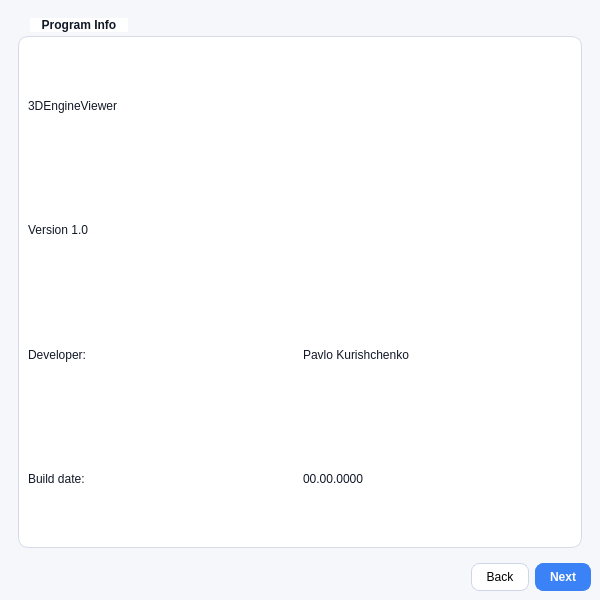
<?xml version="1.0" encoding="UTF-8"?>
<ui version="4.0">
 <class>MainWindow</class>
 <widget class="QMainWindow" name="MainWindow">
  <property name="geometry">
   <rect>
    <x>0</x>
    <y>0</y>
    <width>600</width>
    <height>600</height>
   </rect>
  </property>
  <property name="minimumSize">
   <size>
    <width>0</width>
    <height>0</height>
   </size>
  </property>
  <property name="maximumSize">
   <size>
    <width>800</width>
    <height>600</height>
   </size>
  </property>
  <property name="windowTitle">
   <string>MainWindow</string>
  </property>
  <property name="styleSheet">
   <string notr="true">QWidget#centralwidget {
      background-color: #F6F7FB;
      font-size: 11pt;
    }

    QGroupBox {
      background-color: #FFFFFF;
      border: 1px solid #D7DBE7;
      border-radius: 10px;
      margin-top: 18px;
      font-weight: 700;
    }

    QGroupBox QWidget {
      font-weight: 400;
    }

    QGroupBox::title {
      subcontrol-origin: margin;
      subcontrol-position: top left;
      left: 12px;
      padding: 0 10px;
      color: #111827;
      font-weight: 800;
      background-color: #FFFFFF;
    }

    QLabel#l_finishTitle {
      font-size: 14pt;
      font-weight: 700;
    }

    QLabel {
      color: #111827;
      font-weight: 400;
    }

    QLabel#l_installStatus {
      color: #4B5563;
    }

    QLineEdit,
    QTextBrowser {
      background-color: #FFFFFF;
      border: 1px solid #D7DBE7;
      border-radius: 8px;
      padding: 6px 8px;
    }

    QTextBrowser {
      font-family: &quot;Cascadia Mono&quot;, &quot;Consolas&quot;, &quot;Courier New&quot;;
    }

    QLineEdit:focus,
    QTextBrowser:focus {
      border: 1px solid #9AA7C7;
    }

    QPushButton {
      background-color: #FFFFFF;
      border: 1px solid #CFD6EA;
      border-radius: 8px;
      padding: 6px 14px;
    }

    QPushButton:hover {
      background-color: #F0F3FA;
    }

    QPushButton:pressed {
      background-color: #E6EBF7;
    }

    QPushButton:disabled {
      color: #9CA3AF;
      background-color: #F3F4F6;
      border-color: #E5E7EB;
    }

    QPushButton#b_next {
      background-color: #3B82F6;
      border: 1px solid #3B82F6;
      color: #FFFFFF;
      font-weight: 600;
    }

    QPushButton#b_next:hover {
      background-color: #2563EB;
      border-color: #2563EB;
    }

    QPushButton#b_next:pressed {
      background-color: #1D4ED8;
      border-color: #1D4ED8;
    }

    QPushButton#b_next:disabled {
      background-color: #93C5FD;
      border-color: #93C5FD;
      color: #FFFFFF;
    }

    QProgressBar {
      background-color: #FFFFFF;
      border: 1px solid #D7DBE7;
      border-radius: 8px;
      text-align: center;
    }

    QProgressBar::chunk {
      border-radius: 7px;
      background-color: #93C5FD;
    }

    QCheckBox {
      spacing: 8px;
    }

    QCheckBox::indicator {
      width: 16px;
      height: 16px;
    }

    QCheckBox::indicator:unchecked {
      background-color: #FFFFFF;
      border: 1px solid #CFD6EA;
      border-radius: 4px;
    }

    QCheckBox::indicator:checked {
      background-color: #93C5FD;
      border: 1px solid #93C5FD;
      border-radius: 4px;
    }</string>
  </property>
  <widget class="QWidget" name="centralwidget">
   <layout class="QVBoxLayout" name="verticalLayout_2">
    <item>
     <layout class="QVBoxLayout" name="verticalLayout">
      <item>
       <widget class="QStackedWidget" name="stackedWidget">
        <property name="currentIndex">
         <number>0</number>
        </property>
        <widget class="QWidget" name="pageWelcome">
         <layout class="QVBoxLayout" name="verticalLayout_5">
          <item>
           <widget class="QGroupBox" name="gb_programInfo">
            <property name="styleSheet">
             <string notr="true"/>
            </property>
            <property name="title">
             <string>Program Info</string>
            </property>
            <layout class="QVBoxLayout" name="verticalLayout_4">
             <item>
              <layout class="QVBoxLayout" name="verticalLayout_3">
               <item>
                <widget class="QLabel" name="l_programName">
                 <property name="text">
                  <string>3DEngineViewer</string>
                 </property>
                </widget>
               </item>
               <item>
                <widget class="QLabel" name="l_programVersion">
                 <property name="text">
                  <string>Version 1.0</string>
                 </property>
                </widget>
               </item>
               <item>
                <layout class="QHBoxLayout" name="horizontalLayout_3">
                 <item>
                  <widget class="QLabel" name="l_developer">
                   <property name="text">
                    <string>Developer: </string>
                   </property>
                  </widget>
                 </item>
                 <item>
                  <widget class="QLabel" name="l_developerName">
                   <property name="text">
                    <string>Pavlo Kurishchenko</string>
                   </property>
                  </widget>
                 </item>
                </layout>
               </item>
               <item>
                <layout class="QHBoxLayout" name="horizontalLayout_2">
                 <item>
                  <widget class="QLabel" name="l_buildDate">
                   <property name="text">
                    <string>Build date: </string>
                   </property>
                  </widget>
                 </item>
                 <item>
                  <widget class="QLabel" name="l_buildDateValue">
                   <property name="text">
                    <string>00.00.0000</string>
                   </property>
                  </widget>
                 </item>
                </layout>
               </item>
              </layout>
             </item>
            </layout>
           </widget>
          </item>
         </layout>
        </widget>
        <widget class="QWidget" name="pageLicense">
         <layout class="QVBoxLayout" name="verticalLayout_13">
          <item>
           <widget class="QGroupBox" name="gb_publicLicense">
            <property name="title">
             <string>Public License</string>
            </property>
            <layout class="QVBoxLayout" name="verticalLayout_12">
             <item>
              <layout class="QVBoxLayout" name="verticalLayout_11">
               <item>
                <widget class="QTextBrowser" name="tb_licenseText"/>
               </item>
               <item>
                <widget class="QCheckBox" name="cb_acceptLicense">
                 <property name="text">
                  <string>I accept the terms of the license agreement</string>
                 </property>
                 <property name="tristate">
                  <bool>false</bool>
                 </property>
                </widget>
               </item>
              </layout>
             </item>
            </layout>
           </widget>
          </item>
         </layout>
        </widget>
        <widget class="QWidget" name="pageSerial">
         <layout class="QVBoxLayout" name="verticalLayout_7">
          <item>
           <widget class="QGroupBox" name="gb_serialVerification">
            <property name="title">
             <string>Serial Verification</string>
            </property>
            <layout class="QVBoxLayout" name="verticalLayout_6">
             <item>
              <widget class="QLabel" name="l_serialNumber">
               <property name="text">
                <string>Enter serial number:</string>
               </property>
              </widget>
             </item>
             <item>
              <widget class="QLineEdit" name="le_serialNumber"/>
             </item>
             <item>
              <widget class="QLabel" name="l_email">
               <property name="text">
                <string>Email for installation report (optional):</string>
               </property>
              </widget>
             </item>
             <item>
              <widget class="QLineEdit" name="le_email"/>
             </item>
            </layout>
           </widget>
          </item>
         </layout>
        </widget>
        <widget class="QWidget" name="pageDirectory">
         <layout class="QVBoxLayout" name="verticalLayout_10">
          <item>
           <widget class="QGroupBox" name="gb_choosePath">
            <property name="title">
             <string>Choose Path</string>
            </property>
            <layout class="QVBoxLayout" name="verticalLayout_9">
             <item>
              <layout class="QVBoxLayout" name="verticalLayout_8">
               <item>
                <widget class="QLabel" name="label">
                 <property name="text">
                  <string>Enter install directory path:</string>
                 </property>
                </widget>
               </item>
               <item>
                <layout class="QHBoxLayout" name="horizontalLayout_4">
                 <item>
                  <widget class="QLineEdit" name="le_installPath"/>
                 </item>
                 <item>
                  <widget class="QPushButton" name="b_browse">
                   <property name="text">
                    <string>Browse</string>
                   </property>
                  </widget>
                 </item>
                </layout>
               </item>
              </layout>
             </item>
            </layout>
           </widget>
          </item>
         </layout>
        </widget>
        <widget class="QWidget" name="pageSettings">
         <layout class="QVBoxLayout" name="verticalLayout_16">
          <item>
           <widget class="QGroupBox" name="gb_afterSettings">
            <property name="title">
             <string>Options after Installation</string>
            </property>
            <layout class="QVBoxLayout" name="verticalLayout_15">
             <item>
              <layout class="QVBoxLayout" name="verticalLayout_14">
               <item>
                <spacer name="verticalSpacer_3">
                 <property name="orientation">
                  <enum>Qt::Orientation::Vertical</enum>
                 </property>
                 <property name="sizeHint" stdset="0">
                  <size>
                   <width>20</width>
                   <height>40</height>
                  </size>
                 </property>
                </spacer>
               </item>
               <item>
                <widget class="QCheckBox" name="cb_desktopShortcut">
                 <property name="text">
                  <string>Create desktop shortcut</string>
                 </property>
                </widget>
               </item>
               <item>
                <spacer name="verticalSpacer">
                 <property name="orientation">
                  <enum>Qt::Orientation::Vertical</enum>
                 </property>
                 <property name="sizeHint" stdset="0">
                  <size>
                   <width>20</width>
                   <height>40</height>
                  </size>
                 </property>
                </spacer>
               </item>
               <item>
                <widget class="QCheckBox" name="cb_startMenuShortcut">
                 <property name="text">
                  <string>Create Start Menu shortcut</string>
                 </property>
                </widget>
               </item>
               <item>
                <spacer name="verticalSpacer_2">
                 <property name="orientation">
                  <enum>Qt::Orientation::Vertical</enum>
                 </property>
                 <property name="sizeHint" stdset="0">
                  <size>
                   <width>20</width>
                   <height>40</height>
                  </size>
                 </property>
                </spacer>
               </item>
               <item>
                <widget class="QCheckBox" name="cb_runAfterInstall">
                 <property name="text">
                  <string>Run application after installation</string>
                 </property>
                </widget>
               </item>
               <item>
                <spacer name="verticalSpacer_4">
                 <property name="orientation">
                  <enum>Qt::Orientation::Vertical</enum>
                 </property>
                 <property name="sizeHint" stdset="0">
                  <size>
                   <width>20</width>
                   <height>40</height>
                  </size>
                 </property>
                </spacer>
               </item>
              </layout>
             </item>
            </layout>
           </widget>
          </item>
         </layout>
        </widget>
        <widget class="QWidget" name="pageInstall">
         <layout class="QVBoxLayout" name="verticalLayout_19">
          <item>
           <widget class="QGroupBox" name="gb_installStatus">
            <property name="title">
             <string>Install Status</string>
            </property>
            <layout class="QVBoxLayout" name="verticalLayout_18">
             <item>
              <layout class="QVBoxLayout" name="verticalLayout_17">
               <item>
                <layout class="QHBoxLayout" name="horizontalLayout_5">
                 <item>
                  <widget class="QLabel" name="l_installing">
                   <property name="text">
                    <string>Installing...</string>
                   </property>
                  </widget>
                 </item>
                 <item>
                  <widget class="QProgressBar" name="pb_installProgress">
                   <property name="value">
                    <number>0</number>
                   </property>
                  </widget>
                 </item>
                </layout>
               </item>
               <item>
                <widget class="QLabel" name="l_installStatus">
                 <property name="text">
                  <string>Preparing...</string>
                 </property>
                </widget>
               </item>
              </layout>
             </item>
            </layout>
           </widget>
          </item>
         </layout>
        </widget>
        <widget class="QWidget" name="pageFinish">
         <layout class="QVBoxLayout" name="verticalLayout_finish">
          <item>
           <widget class="QLabel" name="l_finishTitle">
            <property name="text">
             <string>Installation complete</string>
            </property>
            <property name="alignment">
             <set>Qt::AlignmentFlag::AlignCenter</set>
            </property>
           </widget>
          </item>
          <item>
           <widget class="QGroupBox" name="gb_finishDetails">
            <property name="title">
             <string>Details</string>
            </property>
            <layout class="QGridLayout" name="gridLayout_finish">
             <item row="0" column="0">
              <widget class="QLabel" name="l_finishPath">
               <property name="text">
                <string>Install path:</string>
               </property>
              </widget>
             </item>
             <item row="0" column="1">
              <widget class="QLabel" name="l_finishPathValue">
               <property name="text">
                <string>-</string>
               </property>
               <property name="wordWrap">
                <bool>true</bool>
               </property>
               <property name="textInteractionFlags">
                <set>Qt::TextInteractionFlag::TextSelectableByMouse</set>
               </property>
              </widget>
             </item>
             <item row="1" column="0">
              <widget class="QLabel" name="l_finishDate">
               <property name="text">
                <string>Install date:</string>
               </property>
              </widget>
             </item>
             <item row="1" column="1">
              <widget class="QLabel" name="l_finishDateValue">
               <property name="text">
                <string>-</string>
               </property>
              </widget>
             </item>
             <item row="2" column="0">
              <widget class="QLabel" name="l_finishTime">
               <property name="text">
                <string>Install time:</string>
               </property>
              </widget>
             </item>
             <item row="2" column="1">
              <widget class="QLabel" name="l_finishTimeValue">
               <property name="text">
                <string>-</string>
               </property>
              </widget>
             </item>
             <item row="3" column="0">
              <widget class="QLabel" name="l_finishSerial">
               <property name="text">
                <string>Serial number:</string>
               </property>
              </widget>
             </item>
             <item row="3" column="1">
              <widget class="QLabel" name="l_finishSerialValue">
               <property name="text">
                <string>-</string>
               </property>
              </widget>
             </item>
             <item row="4" column="0">
              <widget class="QLabel" name="l_finishEmail">
               <property name="text">
                <string>Email report to:</string>
               </property>
              </widget>
             </item>
             <item row="4" column="1">
              <widget class="QLabel" name="l_finishEmailValue">
               <property name="text">
                <string>-</string>
               </property>
               <property name="wordWrap">
                <bool>true</bool>
               </property>
               <property name="textInteractionFlags">
                <set>Qt::TextInteractionFlag::TextSelectableByMouse</set>
               </property>
              </widget>
             </item>
             <item row="5" column="0">
              <widget class="QLabel" name="l_finishDesktop">
               <property name="text">
                <string>Desktop shortcut:</string>
               </property>
              </widget>
             </item>
             <item row="5" column="1">
              <widget class="QLabel" name="l_finishDesktopValue">
               <property name="text">
                <string>-</string>
               </property>
              </widget>
             </item>
             <item row="6" column="0">
              <widget class="QLabel" name="l_finishStartMenu">
               <property name="text">
                <string>Start Menu shortcut:</string>
               </property>
              </widget>
             </item>
             <item row="6" column="1">
              <widget class="QLabel" name="l_finishStartMenuValue">
               <property name="text">
                <string>-</string>
               </property>
              </widget>
             </item>
             <item row="7" column="0">
              <widget class="QLabel" name="l_finishRun">
               <property name="text">
                <string>Run after install:</string>
               </property>
              </widget>
             </item>
             <item row="7" column="1">
              <widget class="QLabel" name="l_finishRunValue">
               <property name="text">
                <string>-</string>
               </property>
              </widget>
             </item>
            </layout>
           </widget>
          </item>
         </layout>
        </widget>
       </widget>
      </item>
      <item>
       <layout class="QHBoxLayout" name="horizontalLayout">
        <item>
         <spacer name="horizontalSpacer">
          <property name="orientation">
           <enum>Qt::Orientation::Horizontal</enum>
          </property>
          <property name="sizeHint" stdset="0">
           <size>
            <width>40</width>
            <height>20</height>
           </size>
          </property>
         </spacer>
        </item>
        <item>
         <widget class="QPushButton" name="b_back">
          <property name="text">
           <string>Back</string>
          </property>
         </widget>
        </item>
        <item>
         <widget class="QPushButton" name="b_next">
          <property name="text">
           <string>Next</string>
          </property>
         </widget>
        </item>
       </layout>
      </item>
     </layout>
    </item>
   </layout>
  </widget>
  <widget class="QMenuBar" name="menubar">
   <property name="geometry">
    <rect>
     <x>0</x>
     <y>0</y>
     <width>600</width>
     <height>26</height>
    </rect>
   </property>
  </widget>
 </widget>
 <resources/>
 <connections/>
</ui>
